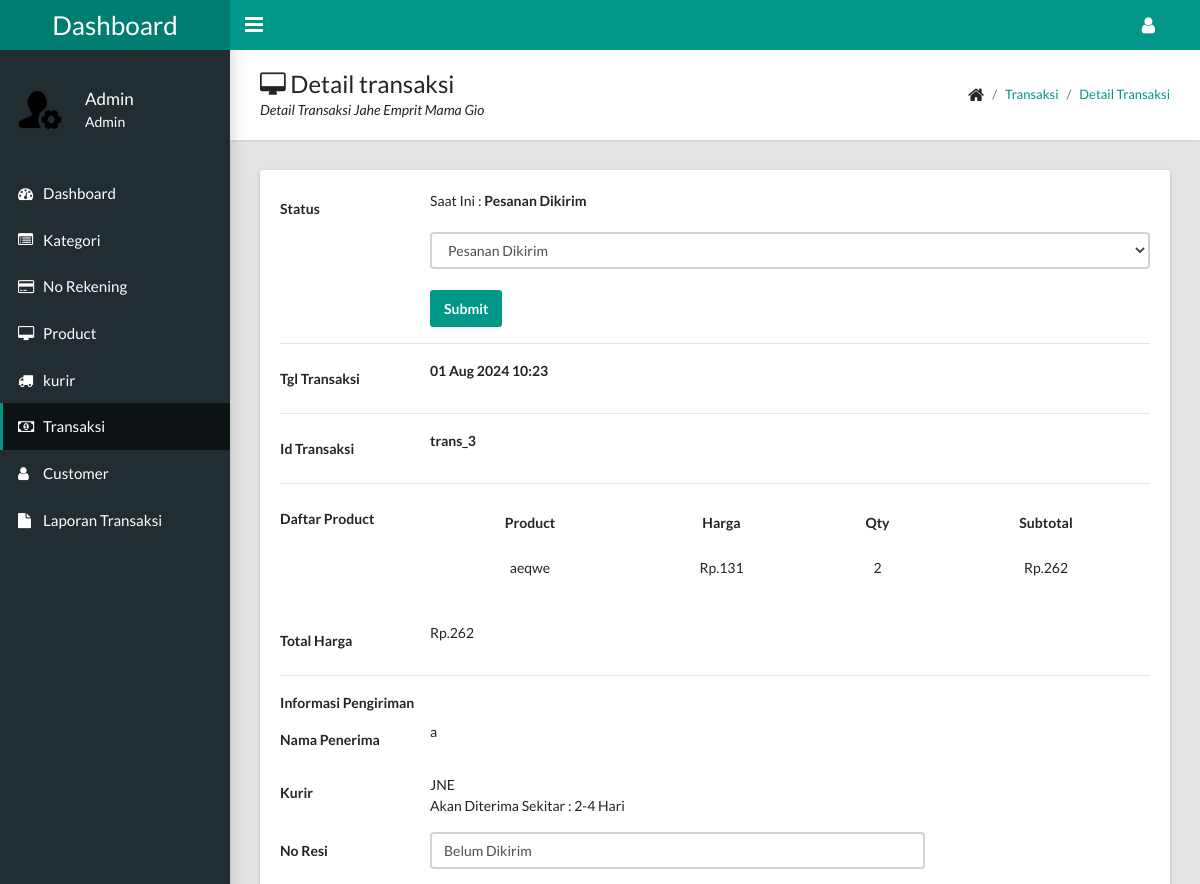
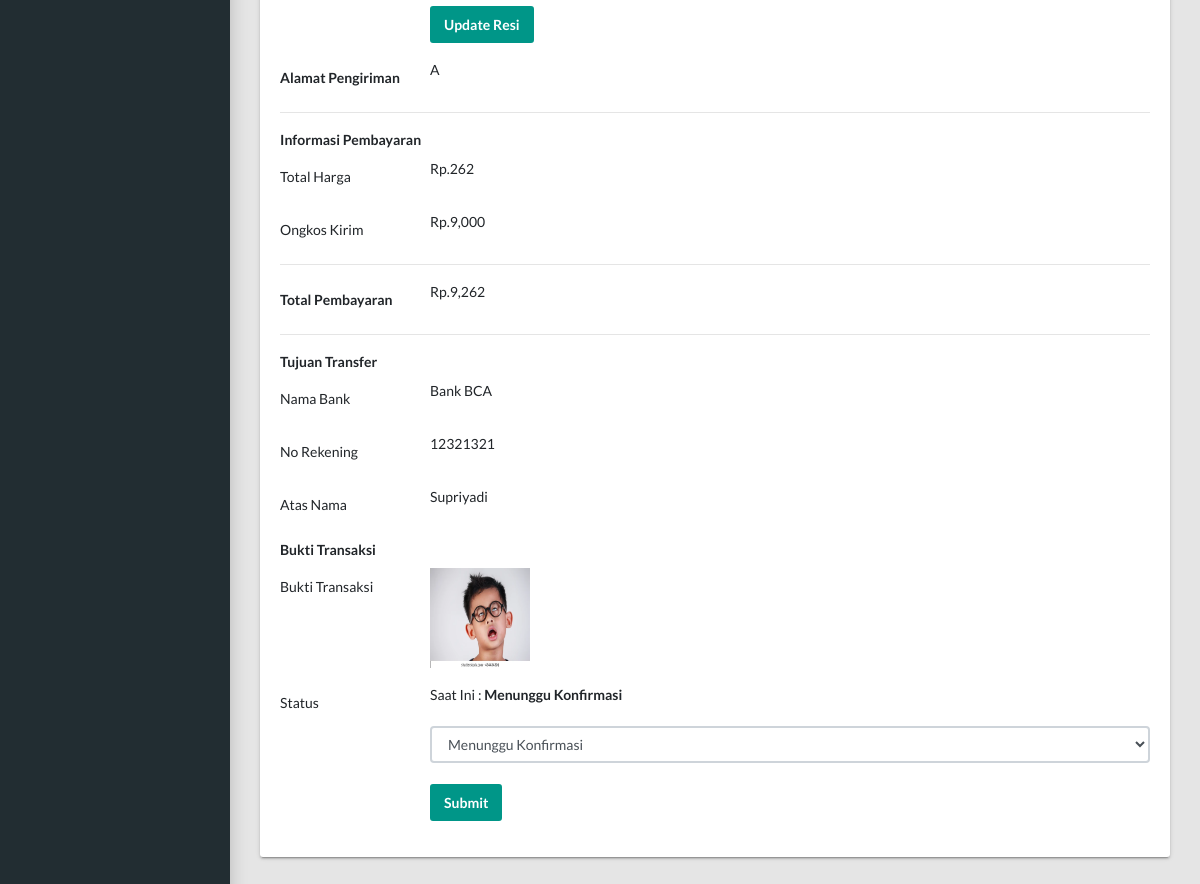
/admin/transaksi/detail_transaksi.php?id_transaksi=trans_3 (signed in), run on the app's committed database (2 pictures, top to bottom).
### tables this page shows
CREATE TABLE `transaksi` (
  `id_transaksi` varchar(30) NOT NULL,
  `id_customer` varchar(30) NOT NULL,
  `nama_customer` varchar(30) NOT NULL,
  `telepon` int(30) NOT NULL,
  `catatan_pembelian` text NOT NULL,
  `alamat` text NOT NULL,
  `total` int(30) NOT NULL,
  `no_rek` int(30) NOT NULL,
  `kurir` varchar(30) NOT NULL,
  `no_resi` varchar(30) NOT NULL,
  `tgl_transaksi` varchar(30) NOT NULL,
  `status` varchar(30) NOT NULL
);

CREATE TABLE `keranjang` (
  `id_keranjang` varchar(30) NOT NULL,
  `id_transaksi` varchar(30) NOT NULL,
  `id_customer` varchar(30) NOT NULL,
  `id_product` varchar(30) NOT NULL,
  `nama_product` varchar(30) NOT NULL,
  `qty` int(30) NOT NULL,
  `harga` int(30) NOT NULL,
  `subtotal` int(30) NOT NULL
);

CREATE TABLE `kurir` (
  `id_kurir` int(11) NOT NULL,
  `nama_kurir` varchar(30) NOT NULL,
  `biaya_kurir` int(30) NOT NULL,
  `waktu_pengiriman` varchar(30) NOT NULL
);

CREATE TABLE `rekening` (
  `id_rekening` int(11) NOT NULL,
  `nama_bank` varchar(30) NOT NULL,
  `no_rek` varchar(50) NOT NULL,
  `atas_nama` varchar(30) NOT NULL,
  `logo_bank` text NOT NULL
);

CREATE TABLE `bukti_transaksi` (
  `id_bukti` int(11) NOT NULL,
  `id_transaksi` varchar(30) NOT NULL,
  `bukti_transaksi` text NOT NULL,
  `status` varchar(30) NOT NULL
);

### admin/transaksi/detail_transaksi.php (the view, shortened to what this page needs)
<?php
include '../../koneksi.php';
?>
<!DOCTYPE html>
<html lang="en">
<head>
  <link rel="stylesheet" type="text/css" href="../docs/css/main.css">
  <link rel="stylesheet" type="text/css" href="../docs/fa/css/font-awesome.min.css">
</head>
<body class="app sidebar-mini rtl">
  <header class="app-header"><a class="app-header__logo" href="../index.php">Dashboard</a>
    <a class="app-sidebar__toggle" href="#" data-toggle="sidebar" aria-label="Hide Sidebar"></a>
    <ul class="app-nav">
      <li class="dropdown"><a class="app-nav__item" href="#" data-toggle="dropdown" aria-label="Open Profile Menu"><i class="fa fa-user fa-lg"></i></a>
      </li>
    </ul>
  </header>
  <aside class="app-sidebar">
    <div class="app-sidebar__user"><img class="app-sidebar__user-avatar" src="../../assets/img/admin_icon.png" alt="User Image" width="60px" height="60px">
      <div>
        <?php
        $id_admin = $_SESSION['id_admin'];
        $q_user = mysqli_query($koneksi, "SELECT*FROM admin where id_admin = '$id_admin'");
        $user = mysqli_fetch_array($q_user);
        ?>
        <p class="app-sidebar__user-name"><?php echo $user['nama_admin']; ?></p>
        <p class="app-sidebar__user-designation">Admin</p>
      </div>
    </div>
    <ul class="app-menu">
      <li><a class="app-menu__item" href="../index.php"><i class="app-menu__icon fa fa-dashboard"></i><span class="app-menu__label">Dashboard</span></a></li>
      <li><a class="app-menu__item" href="../kategori/kategori.php"><i class="app-menu__icon fa fa-list-alt"></i><span class="app-menu__label">Kategori</span></a></li>
      <li><a class="app-menu__item" href="../rekening/rekening.php"><i class="app-menu__icon fa fa-credit-card"></i><span class="app-menu__label">No Rekening</span></a></li>
      <li><a class="app-menu__item" href="../product/product.php"><i class="app-menu__icon fa fa-desktop"></i><span class="app-menu__label">Product</span></a></li>
      <li><a class="app-menu__item" href="../kurir/kurir.php"><i class="app-menu__icon fa fa-truck"></i><span class="app-menu__label">kurir</span></a></li>
      <li><a class="app-menu__item active" href="transaksi.php"><i class="app-menu__icon fa fa-money"></i><span class="app-menu__label">Transaksi</span></a></li>
      <li><a class="app-menu__item" href="../customer/customer.php"><i class="app-menu__icon fa fa-user"></i><span class="app-menu__label">Customer</span></a></li>
      <li><a class="app-menu__item" href="../laporan_transaksi/laporan_transaksi.php"><i class="app-menu__icon fa fa-file"></i><span class="app-menu__label">Laporan Transaksi</span></a></li>
    </ul>
  </aside>
  <main class="app-content">
    <div class="app-title">
      <div>
        <h1><i class="fa fa-desktop"></i> Detail transaksi</h1>
        <p>Detail Transaksi Jahe Emprit Mama Gio</p>
      </div>
      <ul class="app-breadcrumb breadcrumb">
        <li class="breadcrumb-item"><i class="fa fa-home fa-lg"></i></li>
        <li class="breadcrumb-item"><a href="#">transaksi</a></li>
        <li class="breadcrumb-item"><a href="#">Detail Transaksi</a></li>
      </ul>
    </div>
    <div class="row">
      <div class="col-md-12">
        <div class="tile">
          <div class="tile-body">
            <?php
            $id_transaksi = $_GET['id_transaksi'];
            $query = mysqli_query($koneksi, " select *  from transaksi where id_transaksi = '$id_transaksi' order by id_transaksi desc");
            $data = mysqli_fetch_array($query);
            ?>
            <div class="form-group row">
              <label for="inputEmail3" class="col-sm-2 col-form-label"><b>Status</b></label>
              <div class="col-sm-10">
                Saat Ini : <b><?php echo $data['status']; ?></b><br><br>
                <form method="POST" action="aksi_detail.php">
                  <select class="form-control" id="status" name="status" required="required">
                    <option value="<?php echo $data['status']; ?>" selected disabled="true"><?php echo $data['status']; ?></option>
                  </select>
                  <br>
                  <input type="submit" name="submit" class="btn btn-primary" value="Submit">
                </form>
              </div>
            </div>
            <hr>
            <div class="form-group row">
              <label for="inputEmail3" class="col-sm-2 col-form-label"><b>Tgl Transaksi</b></label>
              <div class="col-sm-10">
                <b><?php echo $data['tgl_transaksi']; ?></b>
              </div>
            </div>
            <hr>
            <div class="form-group row">
              <label for="inputEmail3" class="col-sm-2 col-form-label"><b>Id Transaksi</b></label>
              <div class="col-sm-10">
                <b><?php echo $data['id_transaksi']; ?></b>
              </div>
            </div>
            <hr>
            <div class="form-group row">
              <label for="inputEmail3" class="col-sm-2 col-form-label"><b>Daftar Product</b></label>
              <div class="col-sm-10">
                <table class="table table-borderless">
                  <tr>
                    <th class="text-center">
                      Product
                    </th>
                    <th class="text-center">
                      Harga
                    </th>
                    <th class="text-center">
                      Qty
                    </th>
                    <th class="text-center">
                      Subtotal
                    </th>
                  </tr>
                  <?php
                  $query_keranjang = mysqli_query($koneksi, " select *  from keranjang where id_transaksi = '$id_transaksi' order by id_keranjang desc");
                  while ($keranjang = mysqli_fetch_array($query_keranjang)) { ?>
                    <tr>
                      <td class="text-center">
                        <?php echo $keranjang['nama_product']; ?>
                      </td>
                      <td class="text-center">
                        Rp.<?php echo number_format($keranjang['harga']); ?>
                      </td>
                      <td class="text-center">
                        <?php echo $keranjang['qty']; ?>
                      </td>
                      <td class="text-center">
                        Rp.<?php echo number_format($keranjang['subtotal']); ?>
                      </td>
                    </tr>
                  <?php } ?>
                </table>
              </div>
            </div>
            <div class="form-group row">
              <label for="inputEmail3" class="col-sm-2 col-form-label"><b>Total Harga</b></label>
              <div class="col-sm-10">
                <?php
                $total_belanja = mysqli_query($koneksi, "SELECT SUM(subtotal) AS total from keranjang where id_transaksi = '$id_transaksi' ");
                $total_harga = mysqli_fetch_array($total_belanja);
                ?>
                Rp.<?php echo number_format($total_harga['total']); ?>
              </div>
            </div>
            <hr>
            <?php
            $kurir =  $data['kurir'];
            $query_kurir = mysqli_query($koneksi, "SELECT*FROM kurir where nama_kurir = '$kurir' ");
            $kurir = mysqli_fetch_array($query_kurir); ?>
            <div class="form-group">
              <label for="exampleInputEmail1"><b>Informasi Pengiriman</b></label>
              <div class="form-group row">
                <label for="inputEmail3" class="col-sm-2 col-form-label"><b>Nama Penerima</b></label>
                <div class="col-sm-10">
                  <?php echo $data['nama_customer']; ?>
                </div>
              </div>
              <div class="form-group row">
                <label for="inputEmail3" class="col-sm-2 col-form-label"><b>Kurir</b></label>
                <div class="col-sm-10">
                  <?php echo $kurir['nama_kurir']; ?>
                  <br>
                  Akan Diterima Sekitar : <?php echo $kurir['waktu_pengiriman']; ?>
                </div>
              </div>
              <div class="form-group row">
                <label for="inputEmail3" class="col-sm-2 col-form-label"><b>No Resi</b></label>
                <div class="col-sm-7">
                  <form method="POST" action="aksi_detail.php">
                    <input type="text" name="no_resi" class="form-control" value="<?php echo $data['no_resi']; ?>"><br>
                    <input type="submit" name="submit" class="btn btn-primary" value="Update Resi">
                  </form>
                </div>
              </div>
              <div class="form-group row">
                <label for="inputEmail3" class="col-sm-2 col-form-label"><b>Alamat Pengiriman</b></label>
                <div class="col-sm-10">
                  <?php echo $data['alamat']; ?>
                </div>
              </div>
            </div>
            <hr>
            <div class="form-group">
              <label for="exampleInputEmail1"><b>Informasi Pembayaran</b></label>
              <div class="form-group row">
                <label for="inputEmail3" class="col-sm-2 col-form-label">Total Harga</label>
                <div class="col-sm-10">
                  Rp.<?php echo number_format($total_harga['total']); ?>
                </div>
              </div>
              <div class="form-group row">
                <label for="inputEmail3" class="col-sm-2 col-form-label">Ongkos Kirim</label>
                <div class="col-sm-10">
                  Rp.<?php echo number_format($kurir['biaya_kurir']); ?>
                </div>
              </div>
              <hr>
              <div class="form-group row">
                <label for="inputEmail3" class="col-sm-2 col-form-label"><b>Total Pembayaran</b></label>
                <div class="col-sm-10">
                  Rp.<?php echo number_format($data['total']); ?>
                </div>
              </div>
            </div>
            <hr>
            <?php
            $no_rek =  $data['no_rek'];
            $query_rek = mysqli_query($koneksi, "SELECT*FROM rekening where no_rek = '$no_rek' ");
            $rek = mysqli_fetch_array($query_rek);
            ?>
            <div class="form-group">
              <label for="exampleInputEmail1"><b>Tujuan Transfer</b></label>
              <div class="form-group row">
                <label for="inputEmail3" class="col-sm-2 col-form-label">Nama Bank</label>
                <div class="col-sm-10">
                  Bank <?php echo $rek['nama_bank']; ?>
                </div>
              </div>
              <div class="form-group row">
                <label for="inputEmail3" class="col-sm-2 col-form-label">No Rekening</label>
                <div class="col-sm-10">
                  <?php echo $rek['no_rek']; ?>
                </div>
              </div>
              <div class="form-group row">
                <label for="inputEmail3" class="col-sm-2 col-form-label">Atas Nama</label>
                <div class="col-sm-10">
                  <?php echo $rek['atas_nama']; ?>
                </div>
              </div>
            </div>
            <?php
            $query_bukti = mysqli_query($koneksi, "SELECT*FROM bukti_transaksi where id_transaksi = '$id_transaksi' ");
            $bukti = mysqli_fetch_array($query_bukti);
            ?>
            <div class="form-group">
              <label for="exampleInputEmail1"><b>Bukti Transaksi</b></label>
              <?php if ($bukti == null) {
              ?>
                <h5>Belum Mengirim Bukti Transaksi</h5>
              <?php } else { ?>
                <div class="form-group row">
                  <label for="inputEmail3" class="col-sm-2 col-form-label">Bukti Transaksi</label>
                  <div class="col-sm-10">
                    <a href="#" data-toggle="modal" data-target="#detail-transaksi">
                      <img src="../../assets/bukti_transaksi/<?php echo $bukti['bukti_transaksi']; ?>" width="100px" height="100px">
                    </a>
                  </div>
                </div>
                <div class="form-group row">
                  <label for="inputEmail3" class="col-sm-2 col-form-label">Status</label>
                  <div class="col-sm-10">
                    Saat Ini : <b><?php echo $bukti['status']; ?></b><br><br>
                    <form method="POST" action="aksi_detail.php">
                      <select class="form-control" id="status" name="status" required="required">
                        <option value="<?php echo $data['status']; ?>" selected disabled="true"><?php echo $bukti['status']; ?></option>
                      </select>
                      <br>
                      <input type="submit" name="submit" class="btn btn-primary" value="Submit">
                    </form>
                  </div>
                </div>
              <?php } ?>
            </div>
          </div>
        </div>
      </div>
    </div>
  </main>
</body>
</html>

### data on the page
transaksi: status "Pesanan Dikirim", tgl_transaksi "01 Aug 2024 10:23", id_transaksi "trans_3", nama_customer "a", no_resi "Belum Dikirim", alamat "A", total "9,262"
keranjang: nama_product "aeqwe", harga "131", qty "2", subtotal "262"
kurir: nama_kurir "JNE", waktu_pengiriman "2-4 Hari", biaya_kurir "9,000"
rekening: nama_bank "BCA", no_rek "12321321", atas_nama "Supriyadi"
bukti_transaksi: bukti_transaksi (picture), status "Menunggu Konfirmasi"

### other printed values
$user['nama_admin'] "Admin"
$total_harga['total'] "262"
